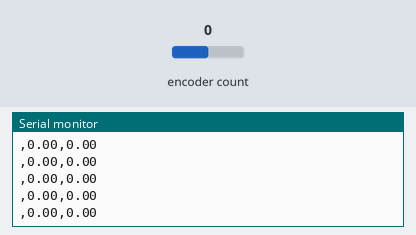
A sketch run on a simulated Arduino Uno, built with avr-gcc and run on an emulated ATmega328P. Shown: the last lines printed to the serial monitor. Inputs (shaded band) come from the test bench; at power-on: encoder count 0.

Above: at 1.2 s.
1.3 s: encoder count set to 1
At 2.3 s:
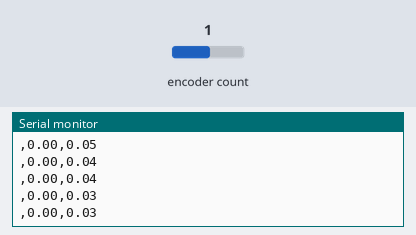
2.8 s: encoder count set to 2
At 3.9 s:
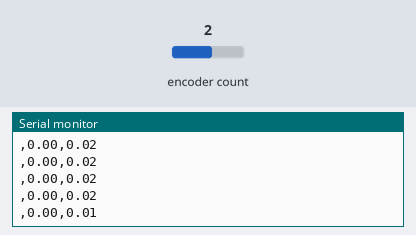
Timing chart, 0 to 5.8 s (numbered marks = the images above; inputs shaded):
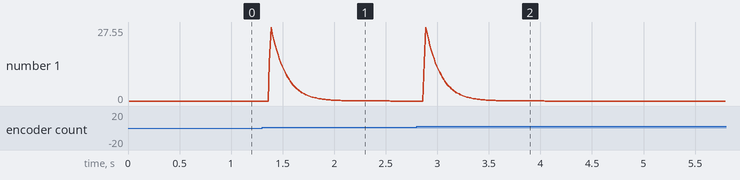

The sketch:

velocity_measure.ino
```cpp
//velocity measurement plot kodu(tek encoder)
#include <Encoder.h>

#define ENCA 2 // YELLOW
#define ENCB 21 // WHITE

Encoder myEnc(ENCA, ENCB);
long currT=0;
float deltaT=0;
long prevT=0;
void setup() {
  Serial.begin(9600);
}

long pos = 0;
long old_pos = 0;
float vel=0;
float vel_f=0;
float veln=0;
float vel_fn=0;

void loop() {
  //time calculation
  currT = micros();
  deltaT = ((float) (currT - prevT))/( 1.0e6 );
  prevT= currT;

  //velocity calculation
  pos = myEnc.read();
  vel=(pos-old_pos)/deltaT; //count per second analysis
  old_pos=pos;

  //apply filter and plot both results
  //vel_f=0.939*vel_fn+0.0304*vel+0.0304*veln; //10 HZ
  vel_f=0.910*vel_fn+0.045*vel+0.045*veln; //15 HZ
  //vel_f=0.882*vel_fn+0.059*vel+0.059*veln; //20 HZ
  //vel_f=0.777*vel_fn+0.112*vel+0.112*veln; //40 HZ
  //send both variables to the plotter
  Serial.print(vel);      //the first variable for plotting
  Serial.print(",");              //seperator
  Serial.println(vel_f);
  Serial.print(",");
  //Serial.print(vel);
  //Serial.print(",");
  //Serial.print(vel_f);
  //delay(1);

  //store velocity past values
  veln=vel;
  vel_fn=vel_f;
}
```

Measured:
- after the input at 1.3 s, the serial monitor: prints a new line after 0.07 s (image 1)
